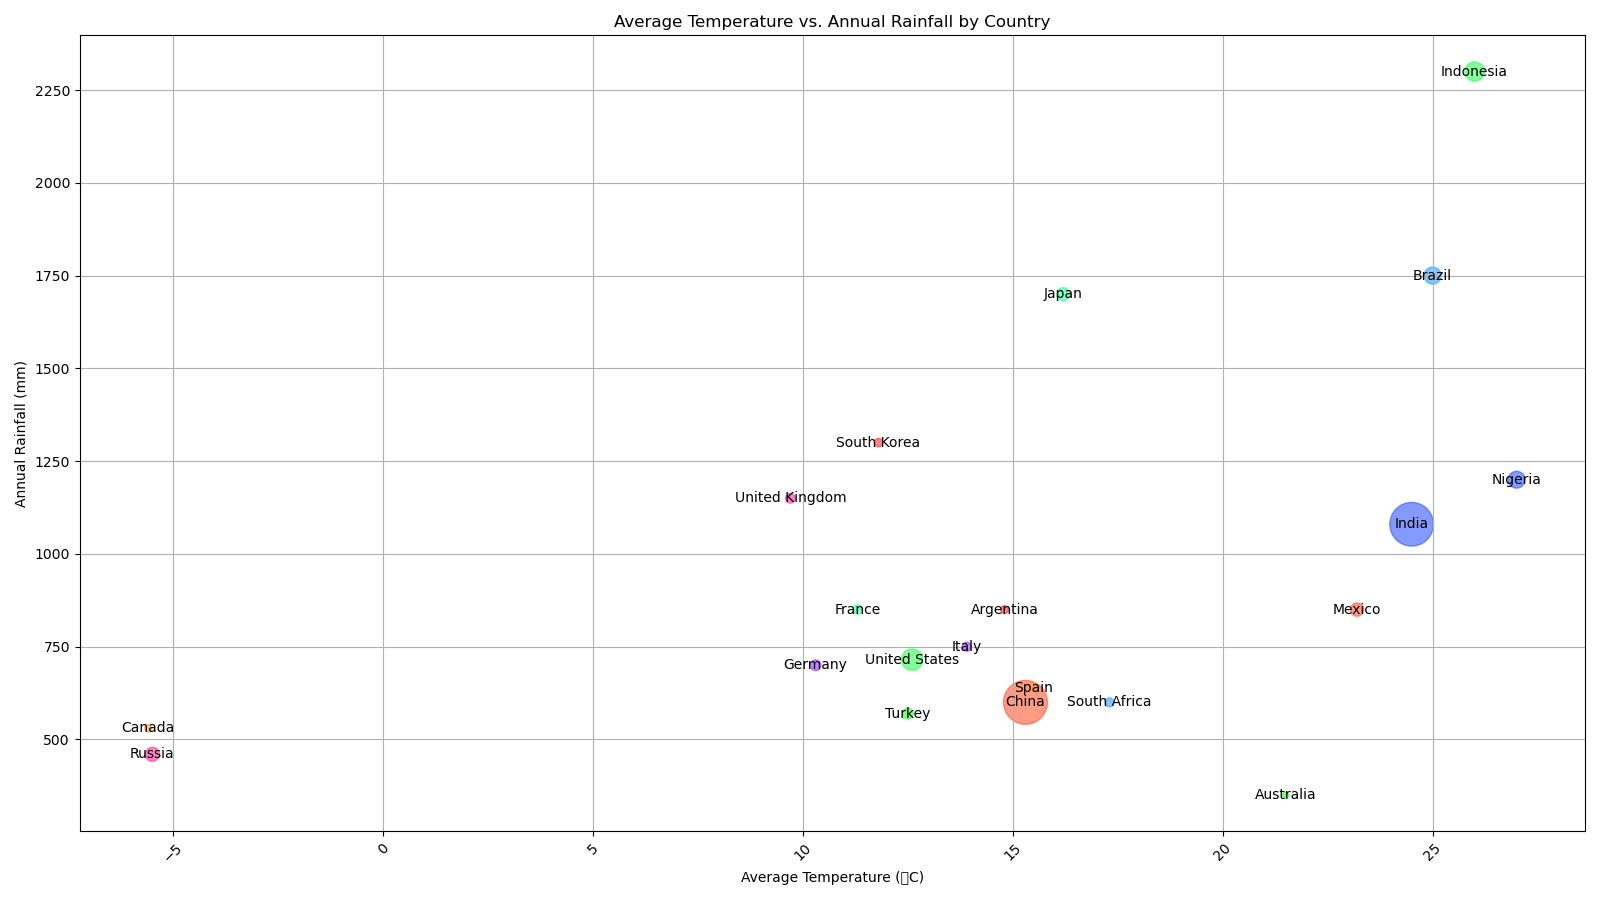

Here is the Python script that generated this plot:

import matplotlib.pyplot as plt

# Data
countries = ['China', 'United States', 'India', 'Russia', 'Japan', 'Germany', 'Canada', 'Brazil', 'South Korea', 'Australia', 
             'Mexico', 'Indonesia', 'Nigeria', 'United Kingdom', 'France', 'Italy', 'Spain', 'South Africa', 'Argentina', 'Turkey']
average_temperature = [15.3, 12.6, 24.5, -5.5, 16.2, 10.3, -5.6, 25.0, 11.8, 21.5, 
                       23.2, 26.0, 27.0, 9.7, 11.3, 13.9, 15.5, 17.3, 14.8, 12.5]
annual_rainfall = [600, 715, 1080, 460, 1700, 700, 530, 1750, 1300, 350, 
                   850, 2300, 1200, 1150, 850, 750, 640, 600, 850, 570]
population = [1395000, 331000, 1380000, 144500, 126500, 83200, 38000, 212500, 51200, 25600, 
              127600, 273500, 206000, 67800, 65200, 60400, 47400, 59300, 45100, 84200]

# Normalize the population data to use as bubble sizes
max_population = max(population)
bubble_sizes = [(p / max_population) * 1000 for p in population]

# Plot
plt.figure(figsize=(16, 9))  # Adjusted width and height of the chart
plt.scatter(average_temperature, annual_rainfall, s=bubble_sizes,
            color=['#FF5733', '#33FF57', '#3357FF', '#FF33A1', '#33FFA1', '#A133FF', '#FFA133', '#33A1FF', '#FF3333', '#33FF33', 
                   '#FF5733', '#33FF57', '#3357FF', '#FF33A1', '#33FFA1', '#A133FF', '#FFA133', '#33A1FF', '#FF3333', '#33FF33'],
            alpha=0.6)

# Additional Customization
plt.title('Average Temperature vs. Annual Rainfall by Country')
plt.xlabel('Average Temperature (°C)')
plt.ylabel('Annual Rainfall (mm)')
plt.xticks(rotation=45)
plt.grid(True)

# Annotating the country names
for i, country in enumerate(countries):
    plt.text(average_temperature[i], annual_rainfall[i], country, ha='center', va='center')

# Show the plot
plt.tight_layout()
plt.show()
